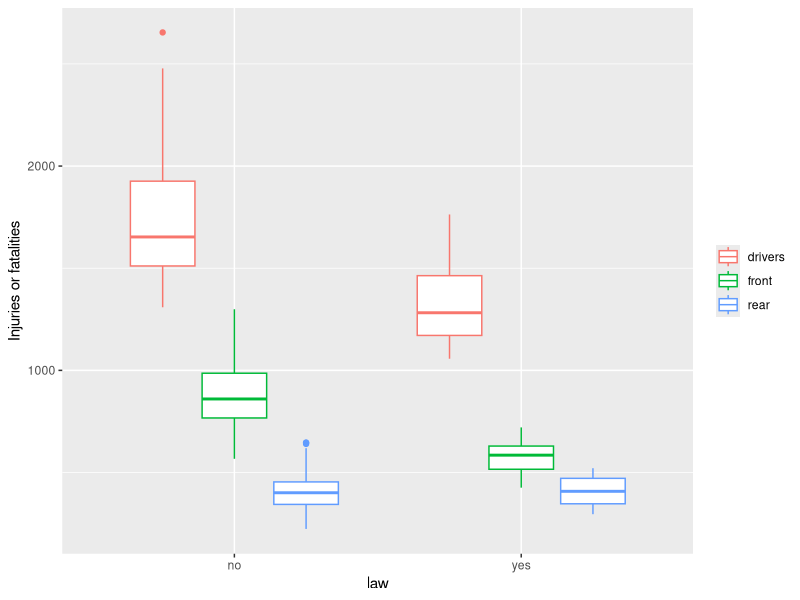
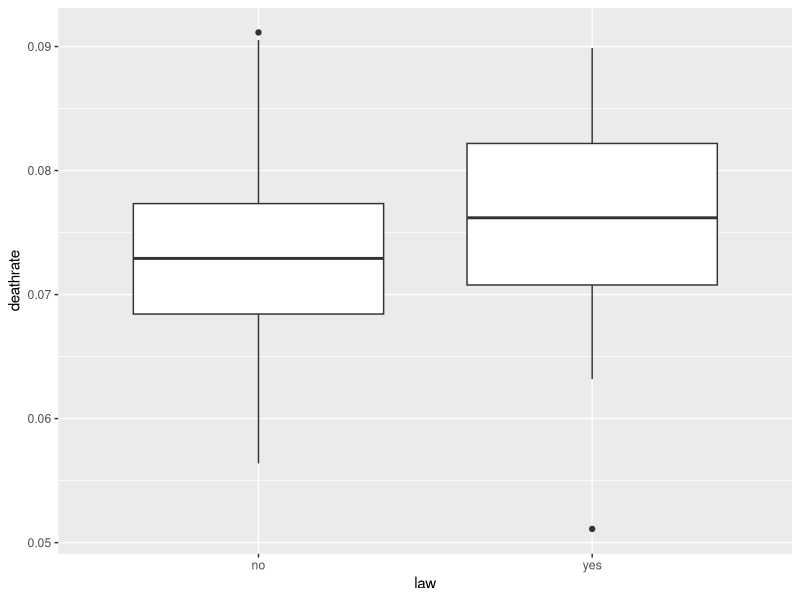
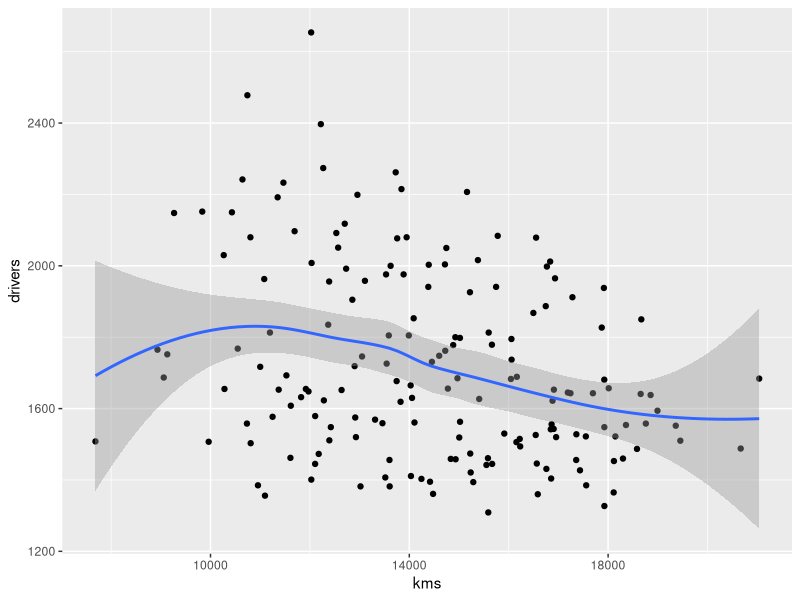
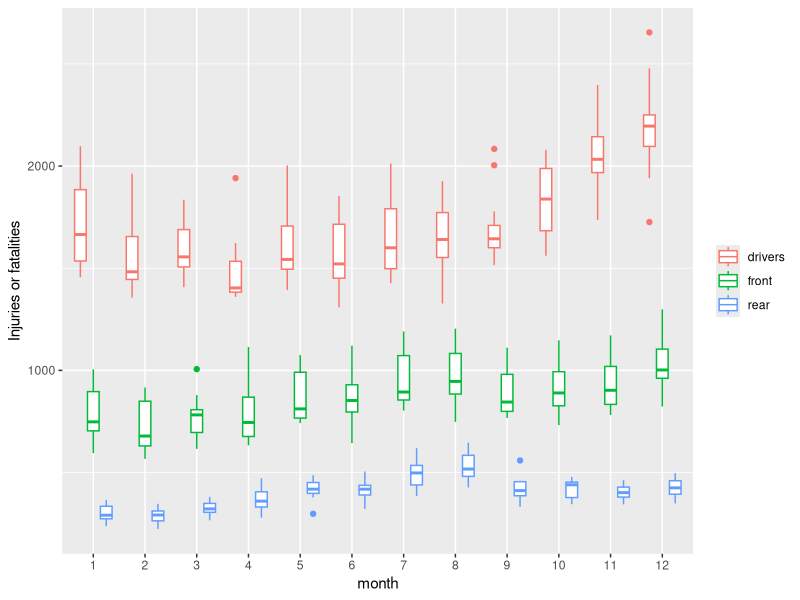
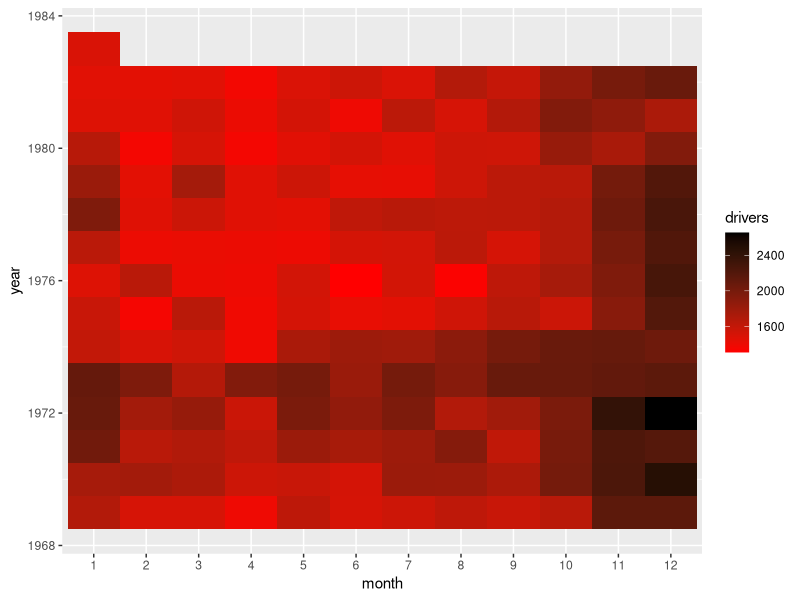
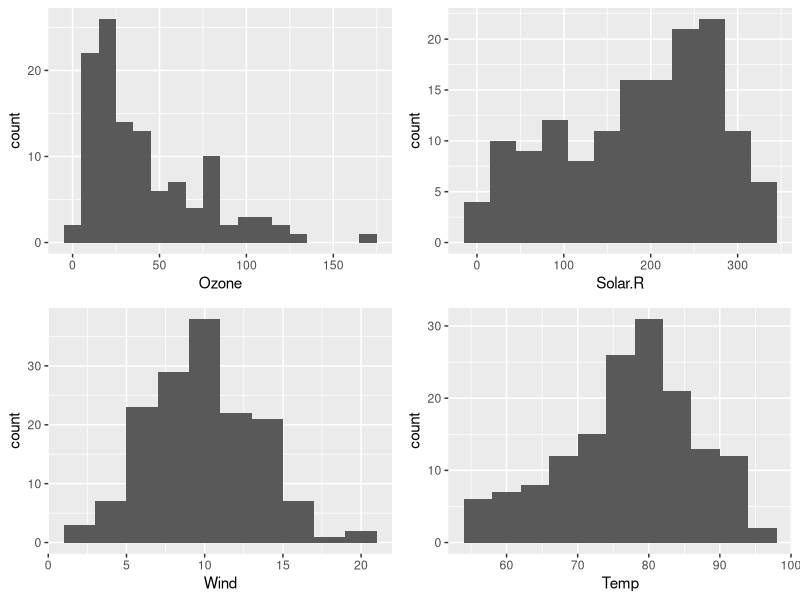
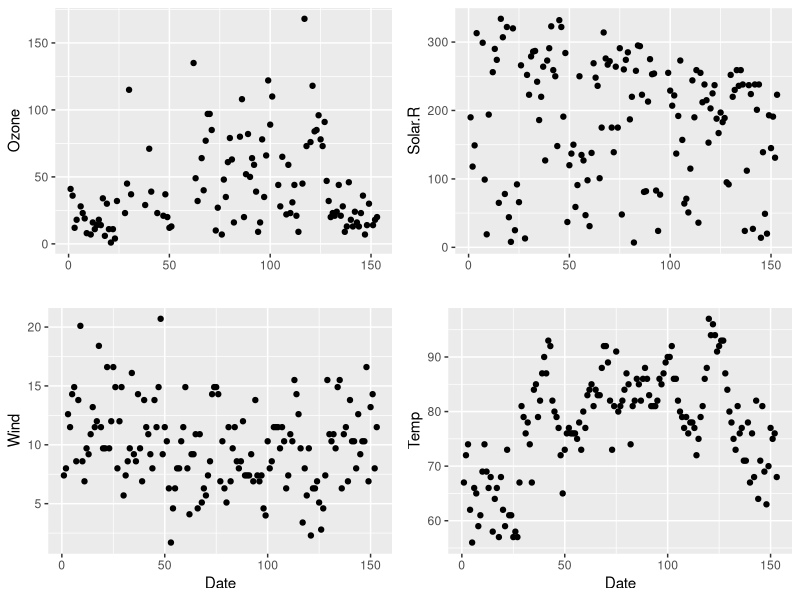
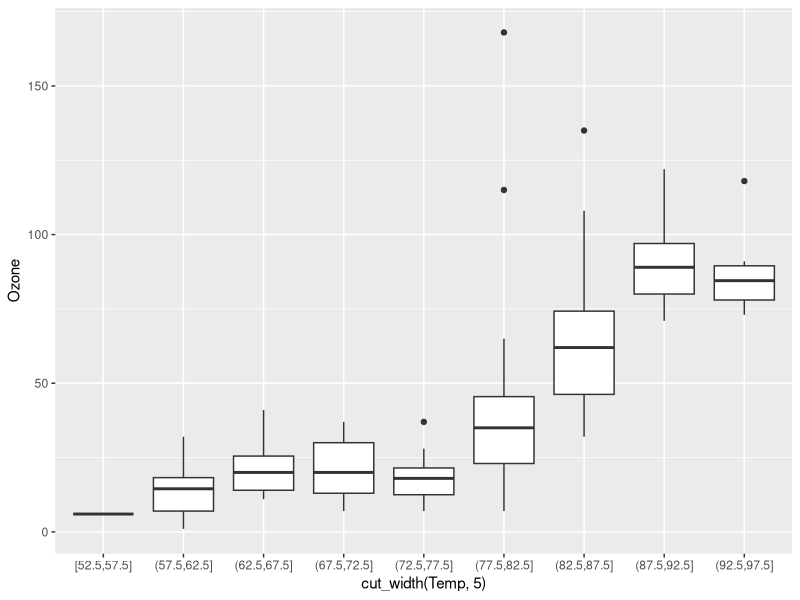

Generate these figures, in order, with R:
## ---- chunk 1
library(tidyverse)
library(dplyr)
library(magrittr)
data("Seatbelts")
Seatbelt<-as_tibble(Seatbelts)
Seatbelt%<>%
  mutate(month=c(0:(nrow(.)-1))%%12+1, year=c(0:(nrow(.)-1))%/%12+1969)%>%
  mutate(month=as.factor(month))%>%
  mutate(law=as.factor(ifelse(law==0,"no","yes")))

#summarise the data first
Seatbelt%>%
  group_by(law)%>%
  summarise(avgdri=mean(drivers),avgfront=mean(front),avgrear=mean(rear))

## ---- chunk 2
#transform the dataset to compare accident before and after law
Seatbeltdriver<-Seatbelt%>%
  select(-front,-rear)%>%
  rename(injury=drivers)%>%
  mutate(injtyp="drivers")

Seatbeltfront<-Seatbelt%>%
  select(-drivers,-rear)%>%
  rename(injury=front)%>%
  mutate(injtyp="front")

Seatbeltrear<-Seatbelt%>%
  select(-drivers,-front)%>%
  rename(injury=rear)%>%
  mutate(injtyp="rear")  

Seatbeltlong<-rbind(Seatbeltdriver,Seatbeltfront,Seatbeltrear)

ggplot(data=Seatbeltlong)+
  geom_boxplot(aes(x=law,y=injury,color=injtyp))+
  ylab("Injuries or fatalities")+
  guides(color=guide_legend(title=NULL))
## ---- chunk 3
#compare death rate before and after the law
Seatbelt%>%
  mutate(deathrate=DriversKilled/drivers)%>%
  ggplot()+
  geom_boxplot(aes(x=law,y=deathrate,group=law))
## ---- chunk 4
#the relationship between kms and drivers
Seatbelt%>%
  filter(law=="no")%>%
  ggplot(aes(x=kms,y=drivers))+
  geom_point()+
  geom_smooth()
## ---- chunk 5
#relationship between month(Season) and accident
Seatbeltlong%>%
  filter(law=="no")%>%
  ggplot()+
  geom_boxplot(aes(x=month,y=injury,color=injtyp))+
  ylab("Injuries or fatalities")+
  guides(color=guide_legend(title=NULL))
## ---- chunk 6
#year and month
Seatbelt%>%
  filter(law=="no")%>%
  ggplot()+
  geom_tile(aes(x=month,y=year,fill=drivers))+
  scale_fill_gradient(low="red",high="black")
## ---- chunk 7
data("airquality")
airq<-as_tibble(airquality)
airq%<>%
  mutate(Month=as.factor(Month),Day=as.factor(Day))%>%
  mutate(weekday=as.factor((c(1:nrow(.))%%7)+1))
## ---- chunk 8
#initial exploration: histogram
ghozone<-ggplot(data=airq)+
  geom_histogram(aes(x=Ozone),na.rm=TRUE,binwidth=10)
ghsolar<-ggplot(data=airq)+
  geom_histogram(aes(x=Solar.R),na.rm=TRUE,binwidth=30)
ghwind<-ggplot(data=airq)+
  geom_histogram(aes(x=Wind),na.rm=TRUE,binwidth=2)
ghtemp<-ggplot(data=airq)+
  geom_histogram(aes(x=Temp),na.rm=TRUE,binwidth=4)
library(grid)
grid.newpage()
pushViewport(viewport(layout = grid.layout(nrow=2,ncol=2)))
print(ghozone,vp=viewport(layout.pos.row = 1, layout.pos.col = 1))
print(ghsolar,vp=viewport(layout.pos.row = 1, layout.pos.col = 2))
print(ghwind,vp=viewport(layout.pos.row = 2, layout.pos.col = 1))
print(ghtemp,vp=viewport(layout.pos.row = 2, layout.pos.col = 2))
## ---- chunk 9
#initial exploration: scatter plot
gpozone<-ggplot(data=airq,aes(x=c(1:nrow(airq))))+
  geom_point(aes(y=Ozone),na.rm=TRUE)+
  xlab("")
gpsolar<-ggplot(data=airq,aes(x=c(1:nrow(airq))))+
  geom_point(aes(y=Solar.R),na.rm=TRUE)+
  xlab("")
gpwind<-ggplot(data=airq,aes(x=c(1:nrow(airq))))+
  geom_point(aes(y=Wind),na.rm=TRUE)+
  xlab("Date")
gptemp<-ggplot(data=airq,aes(x=c(1:nrow(airq))))+
  geom_point(aes(y=Temp),na.rm=TRUE)+
  xlab("Date")
grid.newpage()
pushViewport(viewport(layout = grid.layout(nrow=2,ncol=2)))
print(gpozone,vp=viewport(layout.pos.row = 1, layout.pos.col = 1))
print(gpsolar,vp=viewport(layout.pos.row = 1, layout.pos.col = 2))
print(gpwind,vp=viewport(layout.pos.row = 2, layout.pos.col = 1))
print(gptemp,vp=viewport(layout.pos.row = 2, layout.pos.col = 2))
## ---- chunk 10
#relationship between ozone and temperature
airq%>%
  filter(!is.na(Ozone))%>%
  ggplot()+
  geom_boxplot(aes(x=cut_width(Temp,5),y=Ozone))
## ---- chunk 11
#ozone level condition on weekday and temperature
airq%>%
  filter(!is.na(Ozone))%>%
  mutate(tempinterval=cut_width(Temp,4))%>%
  group_by(weekday,tempinterval)%>%
  summarise(meanozone=mean(Ozone))%>%
  ggplot()+
  geom_tile(aes(x=weekday,y=tempinterval,fill=meanozone))+
  ylab("temperature")+
  guides(fill=guide_legend(title="average ozone"))+
  scale_fill_gradient(low="red",high="black")
## ---- chunk 12
data("state.x77")
state<-as_tibble(state.x77)
state<-mutate(state,abb=state.abb,division=state.division)
## ---- chunk 13
#relationship between illiteracy and high school graduates
statesum<-summarise(state,avgilliteracy=mean(Illiteracy),
                    avgHS=mean(`HS Grad`),avgmurder=mean(Murder))
ggplot(data=state,aes(x=`HS Grad`,y=Illiteracy))+
  geom_point(aes(color=division),size=3)+
  geom_smooth()+
  geom_hline(aes(yintercept=statesum$avgilliteracy),color="red",linetype="dashed")+
  geom_vline(aes(xintercept=statesum$avgHS),color="brown",linetype="dashed")
## ---- chunk 14
#relationship between murder and illiteracy
ggplot(data=state,aes(x=Illiteracy,y=Murder))+
  geom_point(aes(color=division),size=3)+
  geom_smooth(se=FALSE)+
  geom_hline(aes(yintercept=statesum$avgmurder),color="red",linetype="dashed")
## ---- chunk 15
#murder, illiteracy and HS
ggplot(data=state,aes(x=Illiteracy,y=`HS Grad`))+
  geom_point(aes(color=Murder),size=4)+
  scale_color_gradient(low="green",high="black")
## ---- chunk 16
#life expectancy, illiteracy and income
ggplot(data=state,aes(x=Illiteracy,y=Income))+
  geom_point(aes(color=`Life Exp`),size=4)+
  scale_color_gradient(low="blue",high="green")
## ---- chunk 17
data("USAccDeaths")
usaccdea<-as_tibble(USAccDeaths)
usaccdea<-usaccdea%>%
  mutate(year=as.factor(c(0:(nrow(.)-1))%/%12+1973),month=as.factor(c(0:(nrow(.)-1))%%12+1))%>%
  mutate(x=as.integer(x))
## ---- chunk 18
library(knitr)
library(kableExtra)
usaccdea%>%
  group_by(year)%>%
  summarise(avgaccdeath=round(mean(x),2))%>%
  kable(col.names=c("year","average accidental deaths"))%>%
  kable_styling(full_width=F)
## ---- chunk 19
ggplot(data=usaccdea)+
  geom_tile(aes(x=month,y=year,fill=x))+
  scale_fill_gradient(low="red",high="black")
